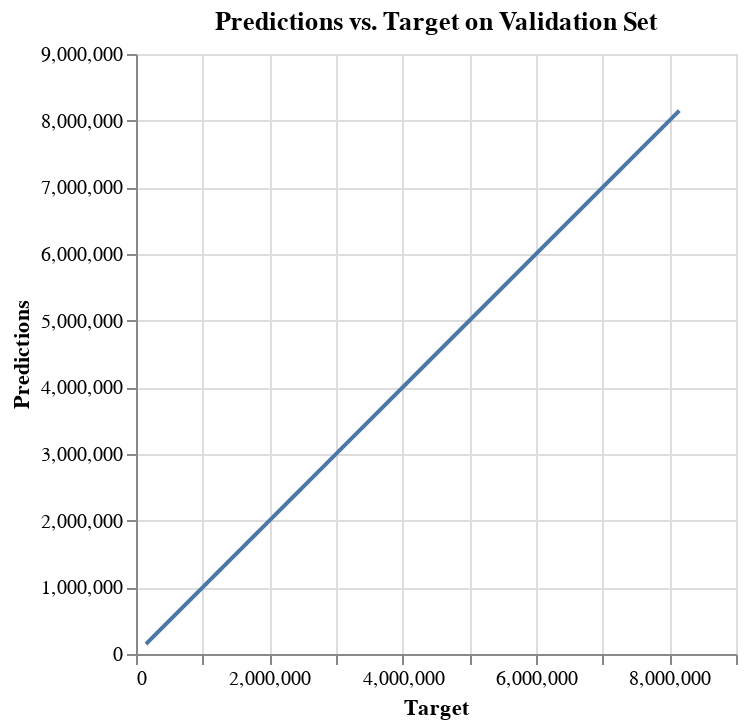

Here is the notebook cell this chart was saved with:
### Markdown cell above
**[5.7]** Display the predictions versus the target line charts on the validation set

### Code cell
import pandas as pd
# Create a DataFrame for plotting
predictions_df_val = pd.DataFrame({'Target': y_val, 'Predictions': y_val_preds})

# Create the Altair chart
chart_val = alt.Chart(predictions_df_val).mark_line().encode(
    x=alt.X('Target', title='Target'),
    y=alt.Y('Predictions', title='Predictions')
).properties(
    title='Predictions vs. Target on Validation Set'
)

# Display the chart
chart_val.display()

### Figure 1 — Vega-Lite specification as saved in the notebook (floating-point values rounded to 4 significant figures; data arrays with more than 128 entries replaced by an {"elided": "..."} marker saying what was removed)
{"config": {"view": {"continuousWidth": 300, "continuousHeight": 300}}, "data": {"name": "data-6d00feb8386d658f524861b30a2c0e93"}, "mark": {"type": "line"}, "encoding": {"x": {"field": "Target", "title": "Target", "type": "quantitative"}, "y": {"field": "Predictions", "title": "Predictions", "type": "quantitative"}}, "title": "Predictions vs. Target on Validation Set", "$schema": "https://vega.github.io/schema/vega-lite/v5.20.1.json", "datasets": {"data-6d00feb8386d658f524861b30a2c0e93": {"elided": "466 records"}}}
